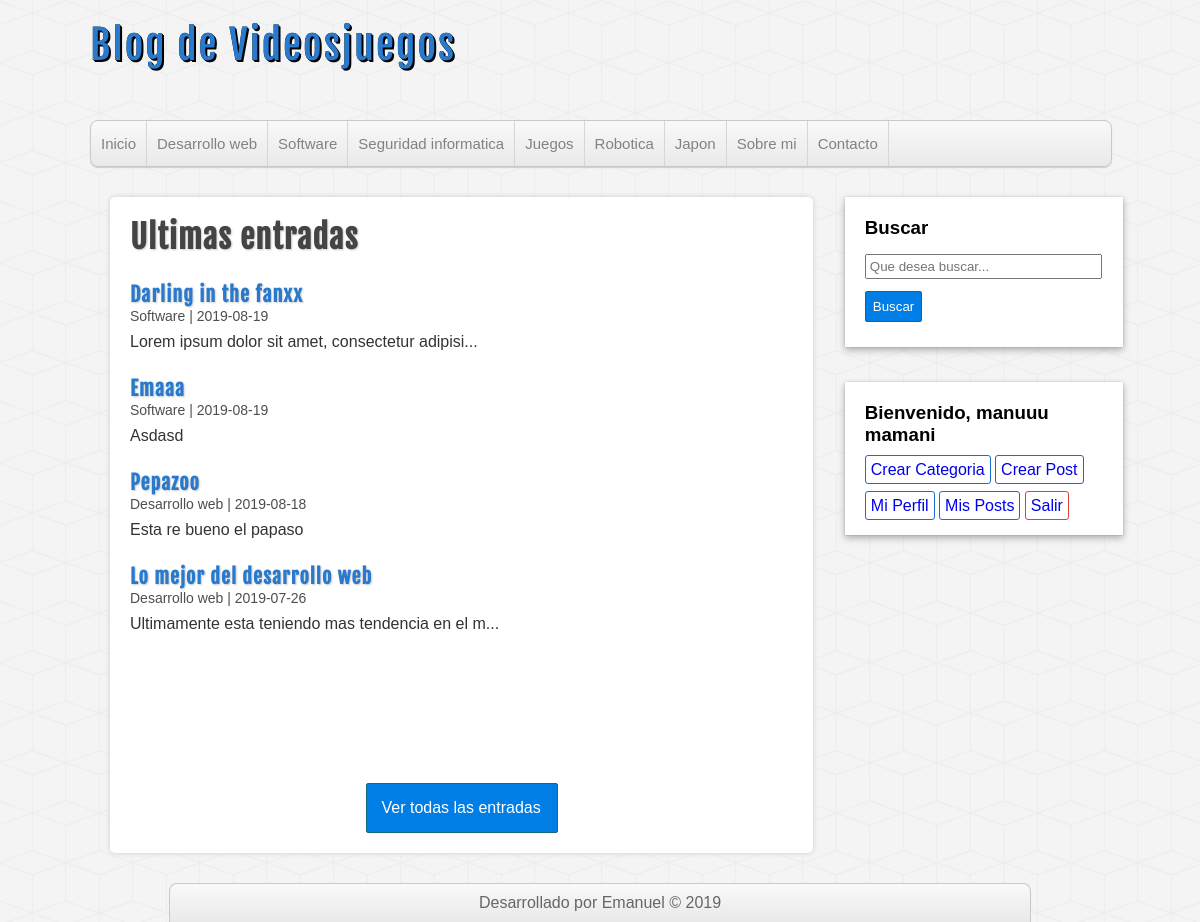
The app's page /index.php (signed in) with its own data.
### tables this page shows
CREATE TABLE `categorias` (
  `id_categoria` int(11) NOT NULL,
  `nombre` varchar(100) NOT NULL
);

CREATE TABLE `entradas` (
  `id_entrada` int(11) NOT NULL,
  `id_usuario` int(11) NOT NULL,
  `id_cate` int(11) NOT NULL,
  `titulo` varchar(100) NOT NULL,
  `descripcion` text,
  `fecha` date NOT NULL
);

### includes/fuciones.mysql.php (called while the page is built, shortened)
<?php
function obtenerCategorias($core){
	$sql = "SELECT * FROM categorias ORDER BY id_categoria ASC";
	$consult = $core->query($sql);
	return $consult;
}
function obtenerEntradas($core,$limit = null, $id = null, $seach = null){
	if (is_null($limit)) {
		$sql = "SELECT e.*, c.nombre AS categoria FROM entradas e INNER JOIN categorias c ON e.id_cate = c.id_categoria ORDER BY e.id_entrada DESC LIMIT 4";
	}
	$consult = $core->query($sql);
	return $consult;
}

### includes/funciones.php (the view, shortened to what this page needs)
<?php
require_once 'fuciones.mysql.php';
function limitandoCaracteres($cadena,$limite){
	$devolvemos = $cadena;
	if (strlen($cadena) > $limite) {
		$devolvemos = substr($cadena, 0,$limite).'...';
	}
	return ucfirst($devolvemos);
}
function mostrarCategorias($core, $tipo, $id_cate = null){
	$consulta = obtenerCategorias($core);
	if ($tipo == 'lista') {
		while ($row = $consulta->fetch_assoc()) {
			echo '<li><a href="categorias.php?id='.$row['id_categoria'].'">'.ucfirst($row['nombre']).'</a></li>';
		}
	}
}
function mostrarEntradas($core,$all = null, $main = null, $search = null){
	if (is_null($all)) {
		$sqlEntradas = obtenerEntradas($core);
	}
	if ($sqlEntradas->num_rows >= 1) {
		while ($row = $sqlEntradas->fetch_assoc()) {
			echo '<article class="entrada">
					<a href="entradas.php?id_post='.$row['id_entrada'].'">
						<h2>'.ucfirst($row['titulo']).'</h2>
						<span class="fecha">'.ucfirst($row['categoria']).' | '.$row['fecha'].'</span>
						<p>'.limitandoCaracteres($row['descripcion'],47).'</p>
					</a>
				</article>';
		}
	}else{
		echo '<h3>No ahi post publicados</h3>';
	}
}

### assets/css/styles.css (style rules this page uses)
* { margin: 0; padding: 0; font-family: sans-serif, Helvetica,Arial; text-decoration: none; }
body { background: url('../img/cubes.png') #f4f4f4; }
#menu ul li { float: left; border-right: 1px solid #d6d6d6; }
#menu ul li a { display: block; padding-left: 10px; padding-right: 10px; font-size: 15px; color: #838282; }
.principal a { color: #333; }
.principal h2 { font-size: 20px; color: #2979cd; letter-spacing: 1px; font-family: 'fajala'; text-shadow: 1px 1px 2px #ccc; margin-top: 25px; }
.principal p { margin-top: 8px; margin-bottom: 10px; }
.fecha { color: #4e4e4e; margin-top: 5px; font-size: 14px; }

### records on screen
categorias: nombre "Desarrollo web"
categorias: nombre "Software"
categorias: nombre "Seguridad informatica"
categorias: nombre "Juegos"
categorias: nombre "Robotica"
categorias: nombre "Japon"
entradas: titulo "Darling in the fanxx", id_cate.nombre "Software", fecha "2019-08-19", descripcion "Lorem ipsum dolor sit amet, consectetur adipisi..."
entradas: titulo "Emaaa", id_cate.nombre "Software", fecha "2019-08-19", descripcion "Asdasd"
entradas: titulo "Pepazoo", id_cate.nombre "Desarrollo web", fecha "2019-08-18", descripcion "Esta re bueno el papaso"
entradas: titulo "Lo mejor del desarrollo web", id_cate.nombre "Desarrollo web", fecha "2019-07-26", descripcion "Ultimamente esta teniendo mas tendencia en el m..."

### other values on screen
$_SESSION['usuario']['nombre'] "manuuu"
$_SESSION['usuario']['apellido'] "mamani"
